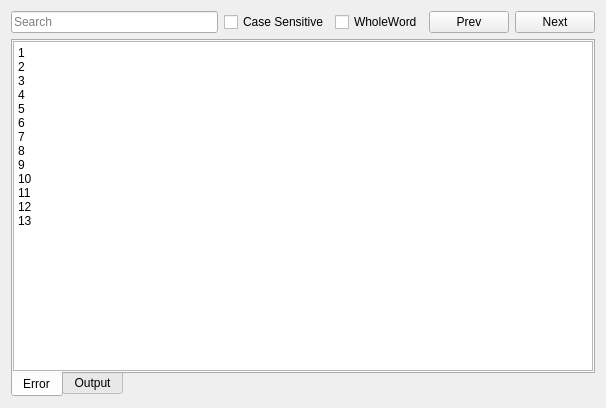
<?xml version="1.0" encoding="UTF-8"?>
<ui version="4.0">
 <class>OutputWidgetClass</class>
 <widget class="QWidget" name="OutputWidgetClass">
  <property name="geometry">
   <rect>
    <x>0</x>
    <y>0</y>
    <width>606</width>
    <height>408</height>
   </rect>
  </property>
  <property name="windowTitle">
   <string>OutputWidget</string>
  </property>
  <layout class="QVBoxLayout" name="verticalLayout">
   <item>
    <layout class="QHBoxLayout" name="horizontalLayout">
     <item>
      <widget class="QLineEdit" name="search">
       <property name="placeholderText">
        <string>Search</string>
       </property>
      </widget>
     </item>
     <item>
      <widget class="QCheckBox" name="caseSensitive">
       <property name="text">
        <string>Case Sensitive</string>
       </property>
      </widget>
     </item>
     <item>
      <widget class="QCheckBox" name="wholeWord">
       <property name="text">
        <string>WholeWord</string>
       </property>
      </widget>
     </item>
     <item>
      <widget class="QPushButton" name="prev">
       <property name="text">
        <string>Prev</string>
       </property>
      </widget>
     </item>
     <item>
      <widget class="QPushButton" name="next">
       <property name="text">
        <string>Next</string>
       </property>
      </widget>
     </item>
    </layout>
   </item>
   <item>
    <widget class="QTabWidget" name="tabWidget">
     <property name="tabPosition">
      <enum>QTabWidget::South</enum>
     </property>
     <property name="currentIndex">
      <number>0</number>
     </property>
     <widget class="QWidget" name="tab">
      <attribute name="title">
       <string>Error</string>
      </attribute>
      <layout class="QVBoxLayout" name="verticalLayout_2">
       <property name="leftMargin">
        <number>0</number>
       </property>
       <property name="topMargin">
        <number>0</number>
       </property>
       <property name="rightMargin">
        <number>0</number>
       </property>
       <property name="bottomMargin">
        <number>0</number>
       </property>
       <item>
        <widget class="QPlainTextEdit" name="errorEdit">
         <property name="plainText">
          <string>1
2
3
4
5
6
7
8
9
10
11
12
13</string>
         </property>
        </widget>
       </item>
      </layout>
     </widget>
     <widget class="QWidget" name="tab_2">
      <attribute name="title">
       <string>Output</string>
      </attribute>
      <layout class="QVBoxLayout" name="verticalLayout_3">
       <property name="leftMargin">
        <number>0</number>
       </property>
       <property name="topMargin">
        <number>0</number>
       </property>
       <property name="rightMargin">
        <number>0</number>
       </property>
       <property name="bottomMargin">
        <number>0</number>
       </property>
       <item>
        <widget class="QPlainTextEdit" name="standEdit"/>
       </item>
      </layout>
     </widget>
    </widget>
   </item>
  </layout>
 </widget>
 <layoutdefault spacing="6" margin="11"/>
 <resources/>
 <connections/>
</ui>
